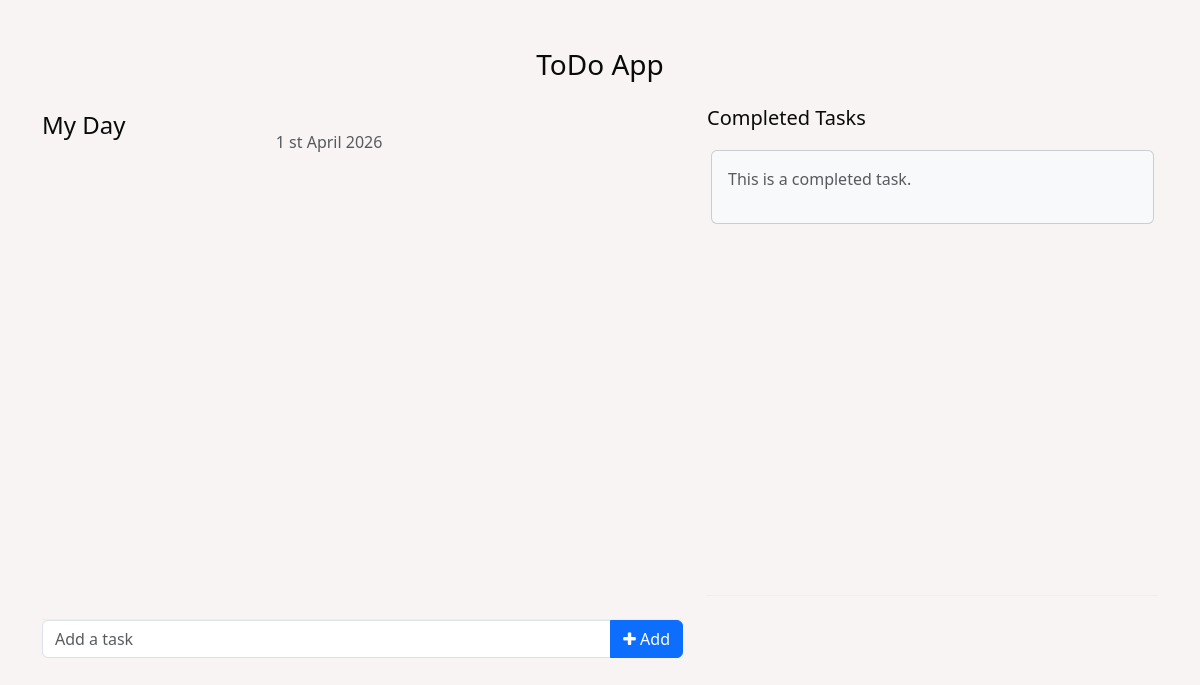
Before: / with the older database file.
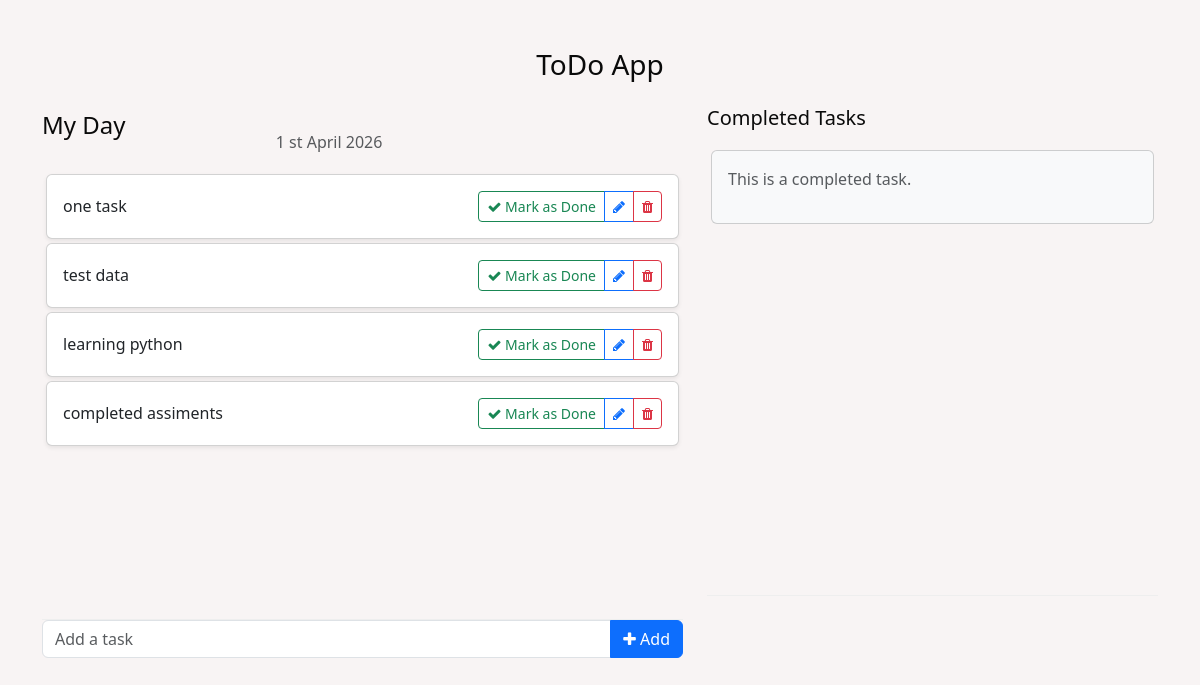
After: the same page with the newer database file.
### todo/models.py (models this page shows, shortened)
class Task(models.Model):
    task=models.CharField(max_length=250)
    is_completed=models.BooleanField(default=False)
    created_at=models.DateTimeField(auto_now_add=True)
    update_at=models.DateTimeField(auto_now=True)

### todo_main/views.py (the view)
# urls.py: 2. Add a URL to urlpatterns:  path('', views.home, name='home')
def home(request):
    task=Task.objects.filter(is_completed=False).order_by('-update_at')
    context={
        'task':task,
    }
    return render(request,'home.html',context )

### template/home.html (shortened to what this page needs)
{% load static %}
<!DOCTYPE html>
<html lang="en">
<head>
    <link href="https://cdn.jsdelivr.net/npm/bootstrap@5.3.0-alpha1/dist/css/bootstrap.min.css" rel="stylesheet">
    <link rel="stylesheet" href="https://cdnjs.cloudflare.com/ajax/libs/font-awesome/4.7.0/css/font-awesome.min.css">
    <link rel="stylesheet" type="text/css" href="{% static 'stylesheet.css' %}">
</head>
<body>
    <div class="container py-5">
        <h3 class="text-center mb-4">ToDo App</h3>
        <div class="row">
            <div class="col-md-7 col-lg-7 mb-4">
                <div class="d-flex justify-content-between align-items-center">
                    <h4>My Day</h4>
                    <p class="text-muted mb-0"><br>{% now "j S F Y" %} <hr></p>
                </div>
                <div class="task-list-container mt-3">
                    {% for i in task %}
                    <div class="card m-1 shadow-sm">
                        <div class="card-body d-flex justify-content-between align-items-center">
                            <span>{{ i.task }}</span>
                            <div class="btn-group">
                                <button class="btn btn-outline-success btn-sm"><i class="fa fa-check"></i> Mark as Done</button>
                                <button class="btn btn-outline-primary btn-sm"><i class="fa fa-pencil"></i></button>
                                <button class="btn btn-outline-danger btn-sm"><i class="fa fa-trash"></i></button>
                            </div>
                        </div>
                    </div>
                    {% endfor %}
                    </div>
                <form action="{% url 'addtask' %}" method="POST" class="mt-0">
                    <div class="input-group">
                        <input type="text" name="task" class="form-control" placeholder="Add a task">
                        <button class="btn btn-primary" type="submit">
                            <i class="fa fa-plus"></i> Add
                        </button>
                    </div>
                </form>
            </div>
            <div class="col-md-5 col-lg-5">
                <h5 class="mb-3">Completed Tasks</h5>
                <div class="task-list-container">
                    <div class="card m-1 bg-light">
                        <div class="card-body text-muted">
                            <p>This is a completed task.</p>
                        </div>
                    </div>
                    </div>
            </div>
        </div>
    </div>
</body>
</html>

### static/stylesheet.css (style rules this page uses)
body { background-color:rgb(248, 244, 244); color:rgb(10, 10, 10); }
.task-list-container { height: 450px; overflow-y: auto; border-bottom: 1px solid #eee; padding-bottom: 10px; }

Changed rows visible on the page:
added Task: task "one task"
added Task: task "test data"
added Task: task "learning python"
added Task: task "completed assiments"
